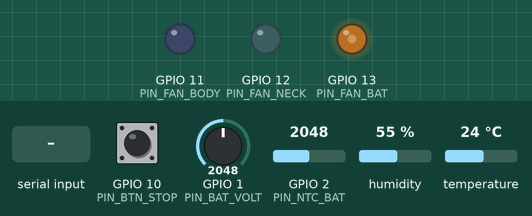
Recording of a sketch running on a simulated ESP32-S3. Shown: output pins drawn as LEDs (lit = HIGH). The inputs (shaded band) are chosen by the test bench; at power-on: GPIO 2 (PIN_NTC_BAT) = 2048, GPIO 10 (PIN_BTN_STOP) HIGH, GPIO 1 (PIN_BAT_VOLT) = 2048, humidity 55 %, temperature 24 °C (analog values on the 0–4095 scale). WiFi joins after 1.5 s; servers stay silent unless stated; what the sketch prints to the serial monitor is not drawn.

Above: at 1.7 s.
1.8 s: "3\n" received over Serial
At 2.7 s:
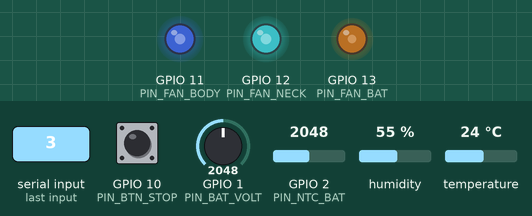
3.9 s: GPIO 2 (PIN_NTC_BAT) set to 2629
5.4 s: GPIO 2 (PIN_NTC_BAT) set to 2745
At 6.2 s:
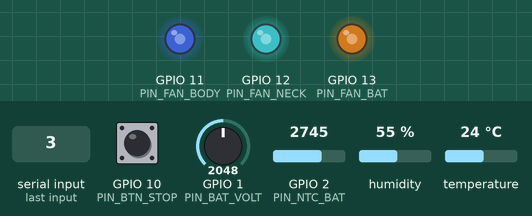
7.1 s: GPIO 10 (PIN_BTN_STOP) pulled LOW for 0.15 s
At 8.4 s:
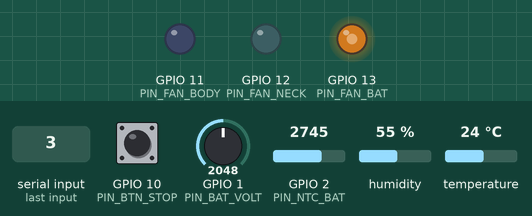
9.0 s: "reset\n" received over Serial
At 9.31 s:
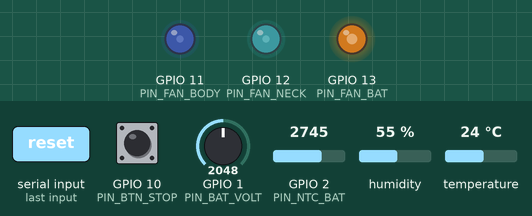
11.0 s: GPIO 2 (PIN_NTC_BAT) set to 2961
12.5 s: GPIO 2 (PIN_NTC_BAT) set to 3070
At 13.9 s:
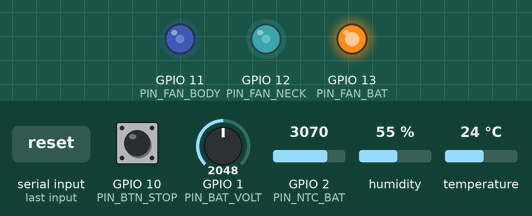
Timing chart, 0 to 15.3 s (numbered marks = the images above; inputs shaded):
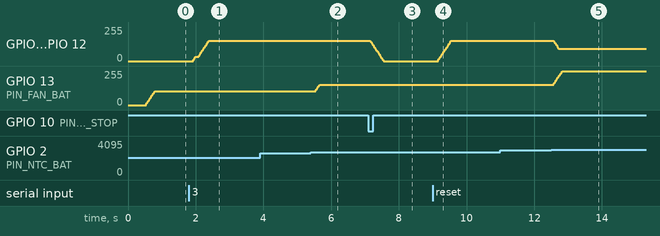

The sketch:

sketch.ino
```cpp
// ==============================================================================
// SmartCool Vest - Wokwi Circuit & Power Simulation Sketch (ESP32-S3)
// วงจรจำลองระบบไฟ เซนเซอร์ และพัดลมเสมือนจริงบน Wokwi
// ==============================================================================

#include <Arduino.h>
#include <WiFi.h>
#include <WebServer.h>
#include <DHTesp.h>

// ------------------------------------------------------------------------------
// 1. ผังการจัดสรรพินฮาร์ดแวร์ (Hardware Pinout)
// ------------------------------------------------------------------------------
#define PIN_FAN_BODY     11    // GPIO 11: พัดลมตัว 70 mm (Blue LED)
#define PIN_FAN_NECK     12    // GPIO 12: พัดลมบ่า 40 mm (Cyan LED, Max 70%)
#define PIN_FAN_BAT      13    // GPIO 13: พัดลมระบายบอร์ด/แบตเตอรี่ 30 mm (Orange LED)

#define PIN_BAT_VOLT     1     // GPIO 1: ADC1_CH0 จำลองแรงดันแบตเตอรี่ (Potentiometer)
#define PIN_NTC_BAT      2     // GPIO 2: ADC1_CH1 วัดอุณหภูมิแบตเตอรี่จริง (NTC Sensor)
#define PIN_DHT_ENV      4     // GPIO 4: เซนเซอร์วัดอุณหภูมิ/ความชื้นรอบตัว (DHT22)
#define PIN_BTN_STOP     10    // GPIO 10: สวิตช์ปุ่มกดหยุดฉุกเฉินภายนอก (Pushbutton Active LOW)

// ------------------------------------------------------------------------------
// 2. คอนฟิกูเรชัน PWM พัดลม (25 kHz Ultrasonic PWM & Soft-Start)
// ------------------------------------------------------------------------------
#define PWM_FREQ         25000 // 25,000 Hz Ultrasonic PWM
#define PWM_RES          8     // ความละเอียด 8-bit (0 - 255)
#define MIN_DUTY_BODY    38    // Duty ขั้นต่ำ ~15%
#define MIN_DUTY_NECK    38    // Duty ขั้นต่ำ ~15%
#define MIN_DUTY_BAT     45    // Duty ขั้นต่ำ ~18%
#define SLEW_STEP        8     // Soft-Start Slew Rate ต่อรอบ 20ms

// ------------------------------------------------------------------------------
// 3. ตัวแปรสถานะระบบ (System State)
// ------------------------------------------------------------------------------
DHTesp dht;
WebServer server(80);

float ta = 30.0f;       // อุณหภูมิอากาศ (°C)
int   rh = 55;          // ความชื้นสัมพัทธ์ (%)
float tb = 28.0f;       // อุณหภูมิแบตเตอรี่ NTC (°C)
float soc = 85.0f;      // แบตเตอรี่คงเหลือ (%)
float batVolt = 3.9f;   // แรงดันแบตเตอรี่ (V)

int setB = 0;           // คำสั่งพัดลมตัว (0 - 100%)
int setN = 0;           // คำสั่งพัดลมบ่า (0 - 70%)
int effB = 0;           // กำลังพัดลมตัวหลังผ่าน Safety Check
int effN = 0;           // กำลังพัดลมบ่าหลังผ่าน Safety Check
int batFan = 0;         // กำลังพัดลมแบตเตอรี่ (0 - 100%)

bool stopped       = false; // ธงสั่งหยุดฉุกเฉิน (STOP)
bool cut           = false; // ธงตัดวงจรนิรภัยค้าง (Latch Cutoff เมื่อ Tb >= 60°C)
bool batFanEnabled = true;  // สวิตช์พัดลมบอร์ด/แบตเตอรี่ทำงานตลอด

// ตัวขับเคลื่อน Soft-Start
struct FanState {
  uint8_t targetDuty = 0;
  uint8_t currentDuty = 0;
};
FanState fanBody, fanNeck, fanBat;

unsigned long lastSensorRead = 0;
unsigned long lastPwmUpdate  = 0;
unsigned long lastDashPrint  = 0;

const int LV[6] = {0, 20, 40, 60, 80, 100};

// ------------------------------------------------------------------------------
// 4. ฟังก์ชันควบคุม PWM & Soft-Start
// ------------------------------------------------------------------------------
uint8_t percentToDuty(int pct, uint8_t minDuty) {
  if (pct <= 0) return 0;
  pct = constrain(pct, 0, 100);
  uint8_t duty = (uint8_t)map(pct, 0, 100, 0, 255);
  return max(duty, minDuty);
}

void updateDriver(FanState &f, uint8_t pin, uint8_t targetDuty) {
  f.targetDuty = targetDuty;
  if (f.currentDuty < f.targetDuty) {
    f.currentDuty = (uint8_t)min((int)f.targetDuty, (int)f.currentDuty + SLEW_STEP);
  } else if (f.currentDuty > f.targetDuty) {
    f.currentDuty = (uint8_t)max((int)f.targetDuty, (int)f.currentDuty - SLEW_STEP);
  }
#if ESP_ARDUINO_VERSION >= ESP_ARDUINO_VERSION_VAL(3, 0, 0)
  ledcWrite(pin, f.currentDuty);
#else
  // Fallback for older core mapping
  ledcWrite(pin == PIN_FAN_BODY ? 0 : (pin == PIN_FAN_NECK ? 1 : 2), f.currentDuty);
#endif
}

// ------------------------------------------------------------------------------
// 5. การอ่านค่าเซนเซอร์จริงใน Wokwi
// ------------------------------------------------------------------------------
void readSensors() {
  // 1. อ่าน DHT22 (อากาศรอบตัว)
  TempAndHumidity dhtData = dht.getTempAndHumidity();
  if (!isnan(dhtData.temperature)) {
    ta = dhtData.temperature;
    rh = (int)dhtData.humidity;
  }

  // 2. อ่าน NTC Sensor บน GPIO 2 (Wokwi NTC Module มี DAC/ADC Converter ในตัว)
  int rawNTC = analogRead(PIN_NTC_BAT);
  // คำนวณอุณหภูมิจาก NTC 10k (B=3950)
  if (rawNTC > 20 && rawNTC < 4070) {
    float v = (rawNTC / 4095.0f) * 3.3f;
    float r = 10000.0f * (3.3f - v) / v;
    if (r > 0) {
      float steinhart = r / 10000.0f;
      steinhart = log(steinhart);
      steinhart /= 3950.0f;
      steinhart += 1.0f / (25.0f + 273.15f);
      steinhart = 1.0f / steinhart;
      tb = constrain(steinhart - 273.15f, -20.0f, 100.0f);
    }
  }

  // 3. อ่าน Potentiometer บน GPIO 1 (จำลองระดับแบตเตอรี่)
  int rawPot = analogRead(PIN_BAT_VOLT);
  batVolt = (rawPot / 4095.0f) * 4.2f; // จำลอง 0 - 4.2V
  soc = constrain((rawPot / 4095.0f) * 100.0f, 0.0f, 100.0f);

  // 4. ตรวจจับปุ่มกด Emergency STOP (GPIO 10)
  if (digitalRead(PIN_BTN_STOP) == LOW) {
    if (!stopped) {
      stopped = true;
      Serial.println("\n[EMERGENCY] ⛔ กดปุ่มฉุกเฉินฮาร์ดแวร์ (GPIO 10)! ดับพัดลมทันที");
    }
  }

  // ----------------------------------------------------------------------------
  // ระบบความปลอดภัยหลายชั้น (Multi-tier Safety Rules)
  // ----------------------------------------------------------------------------
  effB = setB;
  effN = setN;

  // กฎระดับ 1: Tb >= 50°C -> ลดโหลดพัดลมเหลือ 60%
  if (tb >= 50.0f) {
    effB = (effB * 6) / 10;
    effN = (effN * 6) / 10;
  }

  // กฎระดับ 2: Tb >= 60°C -> ตัดวงจรนิรภัยค้างทันที (Hardware Latch Cutoff)
  if (tb >= 60.0f) {
    if (!cut) {
      cut = true;
      Serial.println("\n[CRITICAL SAFETY] 🚨 อุณหภูมิแบตเตอรี่ >= 60°C! ตัดวงจรนิรภัยค้าง (LATCH CUTOFF)");
    }
  }

  if (cut || stopped) {
    effB = 0;
    effN = 0;
  }

  // กฎระดับ 3: การทำงานของพัดลมแบตเตอรี่ (30mm)
  if (cut) {
    batFan = 0;
  } else if (tb >= 50.0f) {
    batFan = 100; // เร่งเต็มที่เมื่อแบตร้อนจัด
  } else if (tb >= 40.0f) {
    batFan = 60;  // เร่งปานกลางเพื่อระบายความร้อน
  } else if (batFanEnabled) {
    batFan = 40;  // ทำงานระดับสแตนด์บาย 40% ตลอดเวลา
  } else {
    batFan = 0;
  }
}

// ------------------------------------------------------------------------------
// 6. การจัดการคำสั่ง (Command Handler)
// ------------------------------------------------------------------------------
void executeCommand(String cmd) {
  cmd.trim();
  cmd.toLowerCase();

  if (cmd == "stop") {
    stopped = true;
    Serial.println(">> คำสั่ง: ⛔ STOP หยุดฉุกเฉิน");
  } else if (cmd == "reset") {
    stopped = false;
    cut = false;
    Serial.println(">> คำสั่ง: 🔄 รีเซ็ตระบบ (RESET) ปลดล็อกการตัดวงจร");
  } else if (cmd == "0") {
    setB = 0; setN = 0; stopped = false;
    Serial.println(">> ปิดพัดลม (ระดับ 0 / OFF)");
  } else if (cmd >= "1" && cmd <= "5") {
    int lvl = cmd.toInt();
    setB = LV[lvl];
    setN = min(LV[lvl], 70);
    stopped = false;
    Serial.printf(">> ตั้งระดับแรงลมเป็น: ระดับ %d (ตัว=%d%%, บ่า=%d%%)\n", lvl, setB, setN);
  } else if (cmd == "bat") {
    batFanEnabled = !batFanEnabled;
    Serial.printf(">> สลับพัดลมบอร์ด/แบตเตอรี่: %s\n", batFanEnabled ? "เปิด (ทำงานตลอด)" : "ปิด");
  } else if (cmd == "help") {
    Serial.println("\n--- รายการคำสั่งที่พิมพ์สั่งได้ใน Serial Monitor ---");
    Serial.println("  0 - 5 : ปรับระดับพัดลม (0 = OFF, 1=20%, 2=40%, 3=60%, 4=80%, 5=100%)");
    Serial.println("  stop  : สั่งหยุดฉุกเฉิน (STOP)");
    Serial.println("  reset : รีเซ็ตระบบปลดล็อก Latch Cutoff");
    Serial.println("  bat   : เปิด/ปิด พัดลมระบายบอร์ด 30mm");
    Serial.println("--------------------------------------------------\n");
  } else {
    Serial.println(">> ไม่รู้จักคำสั่ง พิมพ์ 'help' เพื่อดูคำสั่งทั้งหมด");
  }
}

// ------------------------------------------------------------------------------
// 7. แดชบอร์ดมอนิเตอร์บน Serial
// ------------------------------------------------------------------------------
void printDashboard() {
  Serial.print("\033[H\033[J"); // Clear ANSI terminal
  Serial.println("=================================================================");
  Serial.println("       🦺 SMARTCOOL VEST - REAL-TIME WOKWI SIMULATION DASHBOARD  ");
  Serial.println("=================================================================");

  // สถานะความปลอดภัย
  Serial.print(" [SYSTEM STATUS] : ");
  if (cut) {
    Serial.println("🚨 [LATCH CUTOFF] แบตร้อน >= 60°C วงจรตัดค้าง! พิมพ์ 'reset' เพื่อเริ่มใหม่");
  } else if (stopped) {
    Serial.println("⛔ [EMERGENCY STOPPED] พัดลมหยุดฉุกเฉิน พิมพ์ 'reset' หรือเลือกระดับ");
  } else if (tb >= 50.0f) {
    Serial.println("⚠️ [THERMAL DERATING] แบต >= 50°C ลดกำลังลมเหลือ 60%");
  } else {
    Serial.println("🟢 [NORMAL] ระบบทำงานปกติ");
  }

  // เซนเซอร์
  Serial.println("-----------------------------------------------------------------");
  Serial.printf("  🌡️ อุณหภูมิอากาศ (Ta) : %5.1f °C    💧 ความชื้น (Rh)   : %3d %%\n", ta, rh);
  Serial.printf("  🔋 อุณหภูมิแบต (Tb)  : %5.1f °C    ⚡ ความจุแบต (SOC) : %3.0f %% (%.2fV)\n", tb, soc, batVolt);

  // เอาต์พุต PWM & หลอดไฟ LED
  Serial.println("-----------------------------------------------------------------");
  Serial.printf("  [LED BLUE]   พัดลมตัว 70mm (GPIO 11) : %3d %% (PWM Duty: %3d/255)\n", effB, fanBody.currentDuty);
  Serial.printf("  [LED CYAN]   พัดลมบ่า 40mm (GPIO 12) : %3d %% (PWM Duty: %3d/255) [Max 70%%]\n", effN, fanNeck.currentDuty);
  Serial.printf("  [LED ORANGE] พัดลมแบต 30mm (GPIO 13) : %3d %% (PWM Duty: %3d/255) [%s]\n",
    batFan, fanBat.currentDuty, batFanEnabled ? "Always ON" : "Off");
  Serial.println("=================================================================");
  Serial.println("💡 ลองเลื่อนตัวเลื่อนที่ NTC / Potentiometer หรือพิมพ์ '1'-'5' ในช่องด้านล่าง");
}

// ------------------------------------------------------------------------------
// 8. SETUP
// ------------------------------------------------------------------------------
void setup() {
  Serial.begin(115200);

  // ตั้งค่าปุ่มกดหยุดฉุกเฉิน
  pinMode(PIN_BTN_STOP, INPUT_PULLUP);

  // กำหนด PWM 25 kHz สำหรับพัดลมทั้ง 3 ตัว
#if ESP_ARDUINO_VERSION >= ESP_ARDUINO_VERSION_VAL(3, 0, 0)
  ledcAttach(PIN_FAN_BODY, PWM_FREQ, PWM_RES);
  ledcAttach(PIN_FAN_NECK, PWM_FREQ, PWM_RES);
  ledcAttach(PIN_FAN_BAT,  PWM_FREQ, PWM_RES);
#else
  ledcSetup(0, PWM_FREQ, PWM_RES);
  ledcAttachPin(PIN_FAN_BODY, 0);
  ledcSetup(1, PWM_FREQ, PWM_RES);
  ledcAttachPin(PIN_FAN_NECK, 1);
  ledcSetup(2, PWM_FREQ, PWM_RES);
  ledcAttachPin(PIN_FAN_BAT, 2);
#endif

  // เริ่มต้น DHT22
  dht.setup(PIN_DHT_ENV, DHTesp::DHT22);

  // ตั้งค่า ADC
  analogReadResolution(12);

  // เชื่อมต่อ Wi-Fi ใน Wokwi (Wokwi-GUEST ไม่ต้องมีรหัสผ่าน)
  WiFi.begin("Wokwi-GUEST", "", 6);

  // Web API endpoint
  server.on("/api/state", []() {
    char json[220];
    snprintf(json, sizeof(json),
      "{\"ta\":%.1f,\"rh\":%d,\"tb\":%.1f,\"soc\":%d,\"b\":%d,\"n\":%d,\"bat\":%d,\"f\":%d}",
      ta, rh, tb, (int)soc, effB, effN, batFan, ((cut || stopped) ? 1 : 0) | (tb >= 50.0f ? 4 : 0)
    );
    server.send(200, "application/json", json);
  });

  server.on("/api/cmd", []() {
    int c = server.arg("c").toInt();
    int v = server.arg("v").toInt();
    if (c == 3) executeCommand(String(v));
    else if (c == 4) executeCommand("stop");
    else if (c == 5) executeCommand("reset");
    server.send(200, "text/plain", "ok");
  });

  server.begin();

  delay(500);
  Serial.println("\n\n[WOKWI READY] ระบบ SmartCool Vest เริ่มต้นพร้อมใช้งาน!");
  Serial.println("พิมพ์ 'help' ในช่องส่งข้อความด้านล่าง เพื่อดูคำสั่งทั้งหมด\n");
}

// ------------------------------------------------------------------------------
// 9. LOOP
// ------------------------------------------------------------------------------
void loop() {
  server.handleClient();

  // รับคำสั่งจาก Serial Monitor
  if (Serial.available()) {
    String input = Serial.readStringUntil('\n');
    executeCommand(input);
  }

  unsigned long now = millis();

  // อัปเดต PWM ทุก 20 ms ด้วย Soft-Start
  if (now - lastPwmUpdate >= 20) {
    lastPwmUpdate = now;
    uint8_t targetB = percentToDuty(effB, MIN_DUTY_BODY);
    uint8_t targetN = percentToDuty(effN, MIN_DUTY_NECK);
    uint8_t targetBat = percentToDuty(batFan, MIN_DUTY_BAT);

    updateDriver(fanBody, PIN_FAN_BODY, targetB);
    updateDriver(fanNeck, PIN_FAN_NECK, targetN);
    updateDriver(fanBat,  PIN_FAN_BAT,  targetBat);
  }

  // อ่านเซนเซอร์ทุก 200 ms
  if (now - lastSensorRead >= 200) {
    lastSensorRead = now;
    readSensors();
  }

  // อัปเดตแดชบอร์ดบน Serial ทุก 1000 ms
  if (now - lastDashPrint >= 1000) {
    lastDashPrint = now;
    printDashboard();
  }
}
```

Measured:
- the behaviour switches between 2676 and 2677 on GPIO 2 (PIN_NTC_BAT) (found by bisection; images 1 and 2)
- the behaviour switches between 3013 and 3014 on GPIO 2 (PIN_NTC_BAT) (found by bisection; images 4 and 5)
- after the input at 1.8 s, GPIO 11 (PIN_FAN_BODY), GPIO 12 (PIN_FAN_NECK): moves from 0/255 to 152/255 over 0.47 s, starting after 0.13 s
- after the input at 3.9 s, every drawn part: stays the same
- after the input at 5.4 s, GPIO 13 (PIN_FAN_BAT): 102/255 → 152/255 after 0.14 s
- after the input at 7.1 s, GPIO 11 (PIN_FAN_BODY), GPIO 12 (PIN_FAN_NECK): moves from 152/255 to 0/255 over 0.39 s, starting after 0.06 s
- after the input at 9.0 s, GPIO 11 (PIN_FAN_BODY), GPIO 12 (PIN_FAN_NECK): moves from 0/255 to 152/255 over 0.39 s, starting after 0.17 s
- after the input at 11.0 s, every drawn part: stays the same
- after the input at 12.5 s, GPIO 11 (PIN_FAN_BODY), GPIO 12 (PIN_FAN_NECK): 152/255 → 91/255 after 0.08 s; GPIO 13 (PIN_FAN_BAT): moves from 152/255 to 255/255 over 0.25 s, starting after 0.08 s
